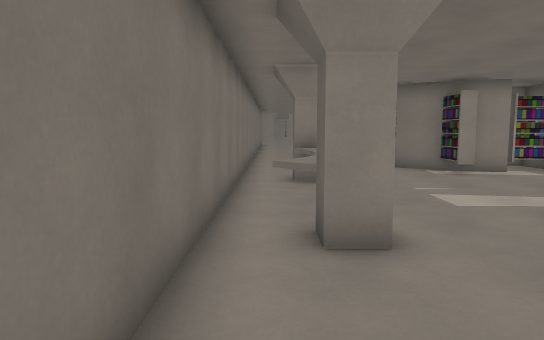
[1] (above)

20 first-person views from a walk through a 3-D level made in the Godot game engine. The camera is 1.4 m above the floor, tilts 6° down and sees 70° across. The floor is counted in squares, 1 m on a side. Each view is taken from the middle of a square. On the plan, view 1 faces up. The plan holds only what a view shows up to about 16 squares ahead; the rest is blank. The place goes on beyond the plan.

[2]
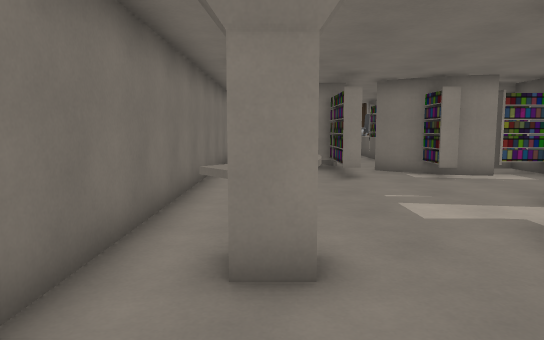

[3]
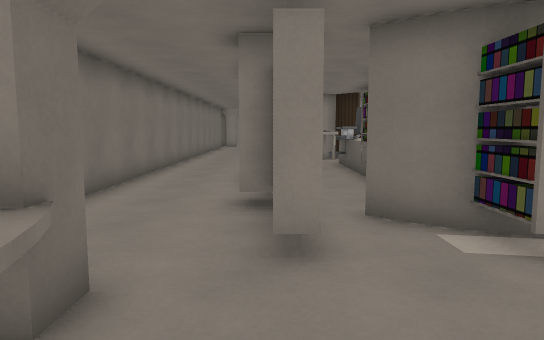

[4]
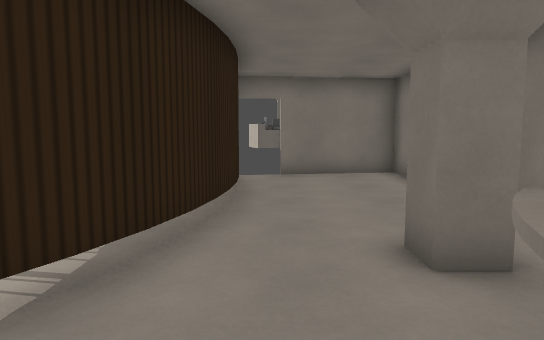

[5]
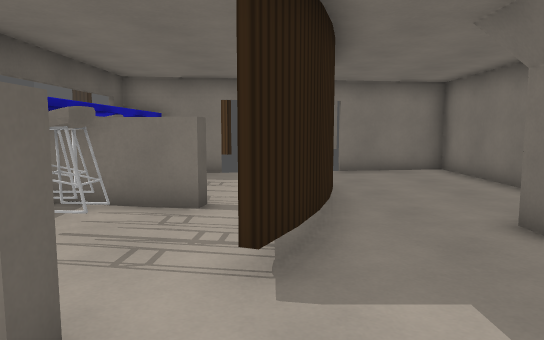

[6]
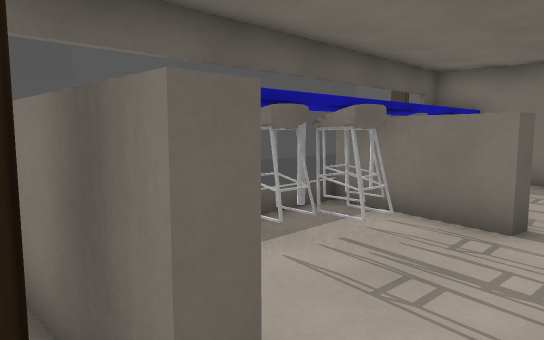

[7]
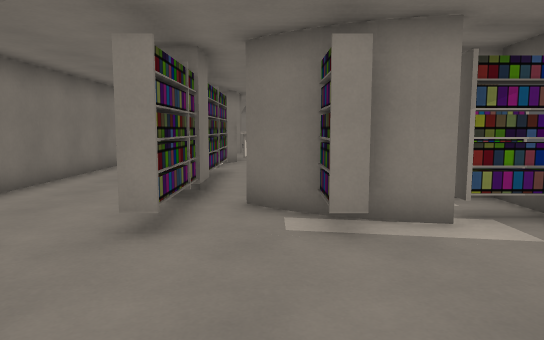

[8]
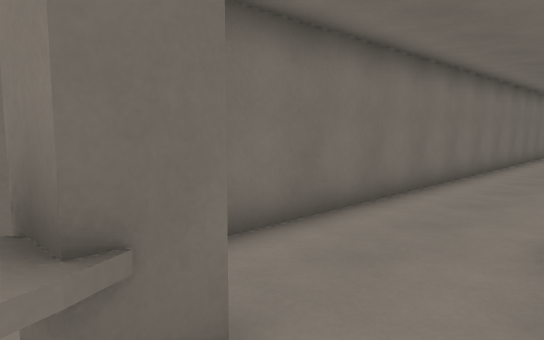

[9]
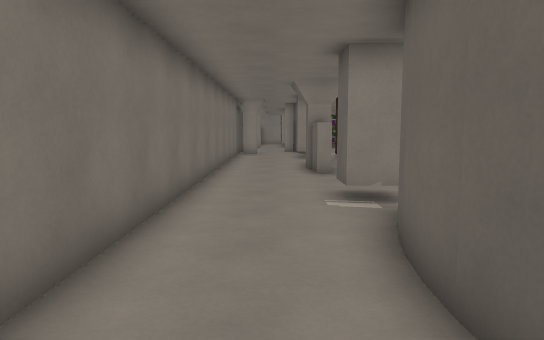

[10]
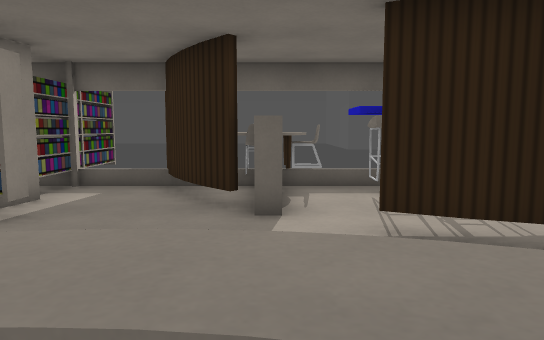

[11]
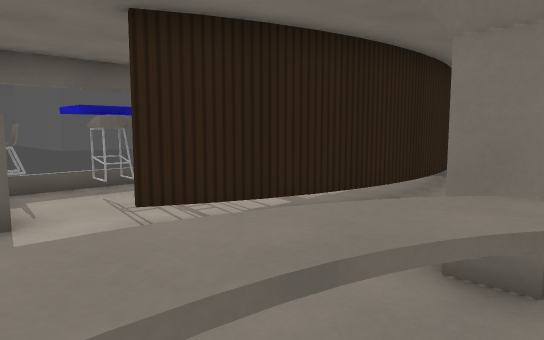

[12]
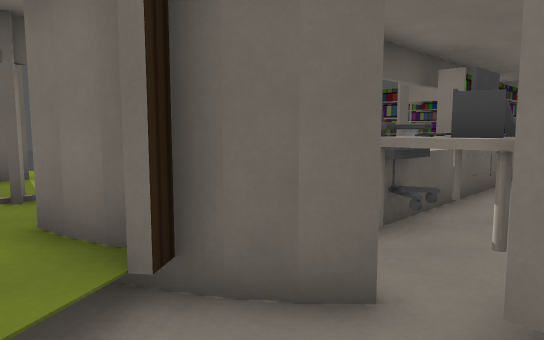

[13]
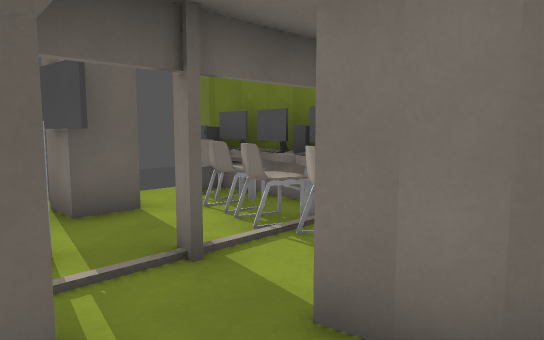

[14]
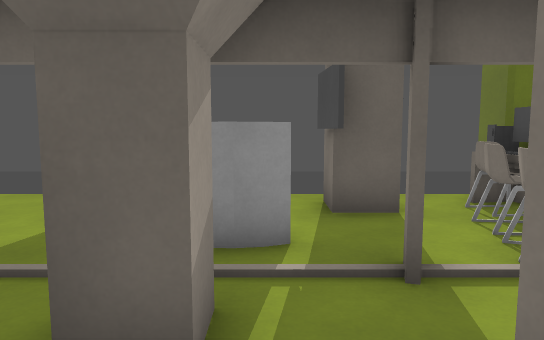

[15]
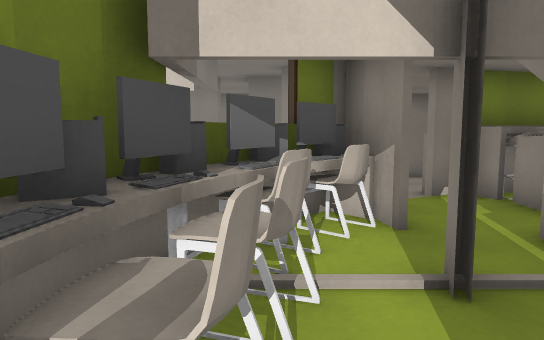

[16]
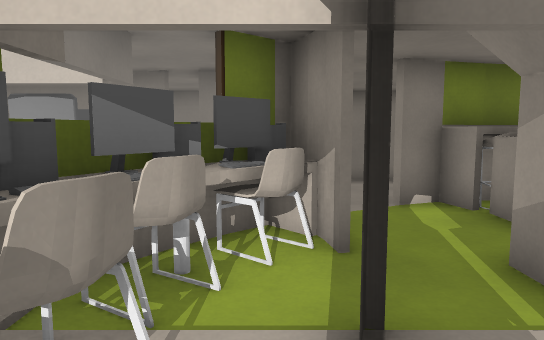

[17]
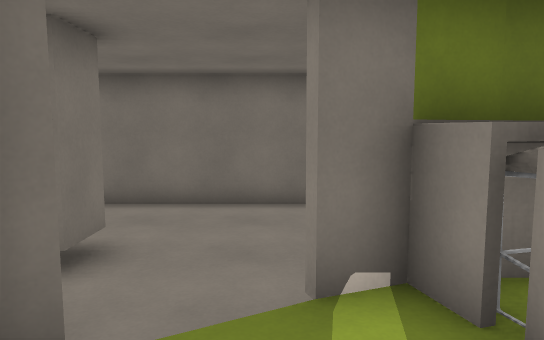

[18]
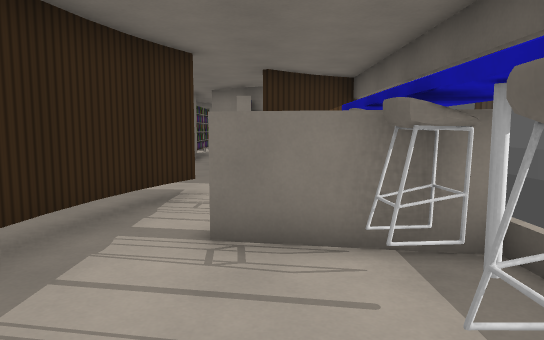

[19]
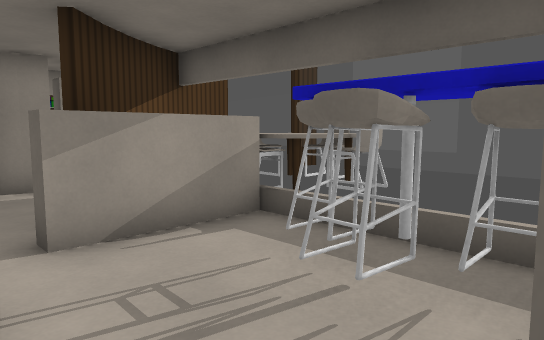

[20]
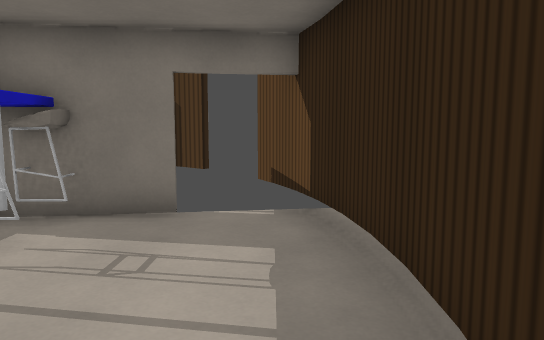

### Floor plan
Key: @ floor where view 1 was taken; # wall or solid block; . main floor; : floor 0.25 m higher than the main floor; / step, stairs or slope; ^ raised ledge; S shelf; P pillar; E desk; C chair; T thing the floor can be seen under or through; A table; M computer; F sofa; B TV; K keyboard; O other object.
Columns run from 1 left of view 1 to 14 right of it. Each row starts with its distance up from view 1.
 30 #...##CC ^::
 29 #...##:::#::F
 28 #...../:::::F:
 27 #......::::#:BB#
 26 #.....##MKC:::P
 25 #...OP###MCCC::
 24 #....ME^##MKKCM#
 23 #...#EOC   ##^##
 22 #...#EOC
 21 #...#..^
 20 #...S..S
 19 #...S..S
 18 #...S..S
 17 #...S..S
 16 #...P..
 15 #...P..
 14 #...S.#S ..
 13 #...S..S#SS#
 12 #...S..S...
 11 #.#........####
 10 #.^^.....## C ##
  9 #.^^....##.CAC#
  8 #.^^....###CACC
  7 #.^........ACC
  6 #^^...T..CC#
  5 #.#..TT..CC#
  4 #....T...CC#
  3 #....T..####
  2 #....T...CC#
  1 #....T....##
  0 #@...T...CC
 -1 #....T...CC
 -2 #....#...CC
 -3 #.## ## #
 -4 ###

Positions as (right, up) in squares from view 1, and headings:
1: (0, 0), facing up
2: (1, 1), facing up
3: (3, 8), facing up
4: (3, 9), facing down
5: (5, 10), facing down
6: (5, 9), facing down-right
7: (5, 7), facing up
8: (3, 10), facing up-left
9: (1, 17), facing up
10: (0, 8), facing right
11: (0, 9), facing down-right
12: (3, 28), facing down-right
13: (6, 29), facing down-right
14: (6, 28), facing right
15: (13, 25), facing left
16: (12, 26), facing left
17: (8, 28), facing left
18: (7, -2), facing up
19: (5, 3), facing up-right
20: (5, 4), facing down
